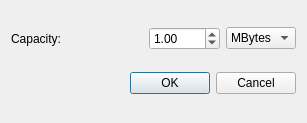
<?xml version="1.0" encoding="UTF-8"?>
<ui version="4.0">
 <class>AddDiskDialog</class>
 <widget class="QDialog" name="AddDiskDialog">
  <property name="windowModality">
   <enum>Qt::ApplicationModal</enum>
  </property>
  <property name="geometry">
   <rect>
    <x>0</x>
    <y>0</y>
    <width>307</width>
    <height>123</height>
   </rect>
  </property>
  <property name="sizePolicy">
   <sizepolicy hsizetype="Fixed" vsizetype="Fixed">
    <horstretch>0</horstretch>
    <verstretch>0</verstretch>
   </sizepolicy>
  </property>
  <property name="maximumSize">
   <size>
    <width>307</width>
    <height>123</height>
   </size>
  </property>
  <property name="windowTitle">
   <string>Add Disk</string>
  </property>
  <property name="sizeGripEnabled">
   <bool>false</bool>
  </property>
  <property name="modal">
   <bool>true</bool>
  </property>
  <layout class="QVBoxLayout" name="verticalLayout">
   <item>
    <layout class="QHBoxLayout" name="horizontalLayout">
     <item>
      <widget class="QLabel" name="label">
       <property name="text">
        <string>Capacity:</string>
       </property>
      </widget>
     </item>
     <item>
      <spacer name="horizontalSpacer">
       <property name="orientation">
        <enum>Qt::Horizontal</enum>
       </property>
       <property name="sizeHint" stdset="0">
        <size>
         <width>40</width>
         <height>20</height>
        </size>
       </property>
      </spacer>
     </item>
     <item>
      <widget class="QDoubleSpinBox" name="spinCapacity">
       <property name="minimum">
        <double>0.010000000000000</double>
       </property>
       <property name="maximum">
        <double>1000.000000000000000</double>
       </property>
       <property name="value">
        <double>1.000000000000000</double>
       </property>
      </widget>
     </item>
     <item>
      <widget class="QComboBox" name="cboUnit">
       <property name="currentIndex">
        <number>2</number>
       </property>
       <item>
        <property name="text">
         <string>bytes</string>
        </property>
       </item>
       <item>
        <property name="text">
         <string>KBytes</string>
        </property>
       </item>
       <item>
        <property name="text">
         <string>MBytes</string>
        </property>
       </item>
       <item>
        <property name="text">
         <string>GBytes</string>
        </property>
       </item>
      </widget>
     </item>
    </layout>
   </item>
   <item>
    <widget class="QDialogButtonBox" name="buttonBox">
     <property name="orientation">
      <enum>Qt::Horizontal</enum>
     </property>
     <property name="standardButtons">
      <set>QDialogButtonBox::Cancel|QDialogButtonBox::Ok</set>
     </property>
    </widget>
   </item>
  </layout>
 </widget>
 <resources/>
 <connections>
  <connection>
   <sender>buttonBox</sender>
   <signal>accepted()</signal>
   <receiver>AddDiskDialog</receiver>
   <slot>accept()</slot>
   <hints>
    <hint type="sourcelabel">
     <x>248</x>
     <y>254</y>
    </hint>
    <hint type="destinationlabel">
     <x>157</x>
     <y>274</y>
    </hint>
   </hints>
  </connection>
  <connection>
   <sender>buttonBox</sender>
   <signal>rejected()</signal>
   <receiver>AddDiskDialog</receiver>
   <slot>reject()</slot>
   <hints>
    <hint type="sourcelabel">
     <x>316</x>
     <y>260</y>
    </hint>
    <hint type="destinationlabel">
     <x>286</x>
     <y>274</y>
    </hint>
   </hints>
  </connection>
 </connections>
</ui>
